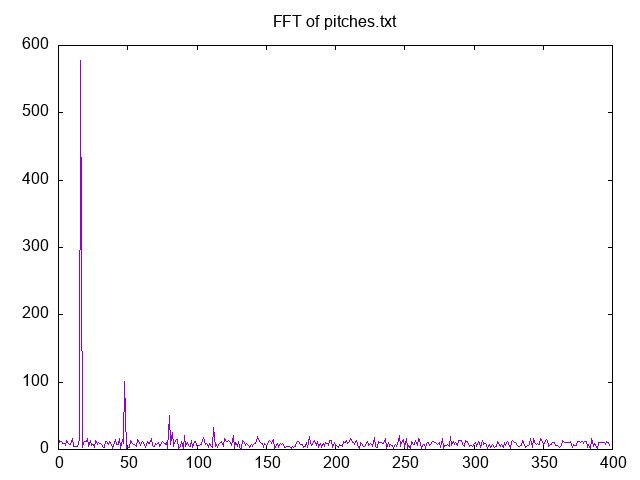

Write gnuplot code to recreate this figure.
# plot.plt
set term png
set output "plot.png"
set title "FFT of pitches.txt"
m = "data.txt"
plot m using 1:2 with lines title ""